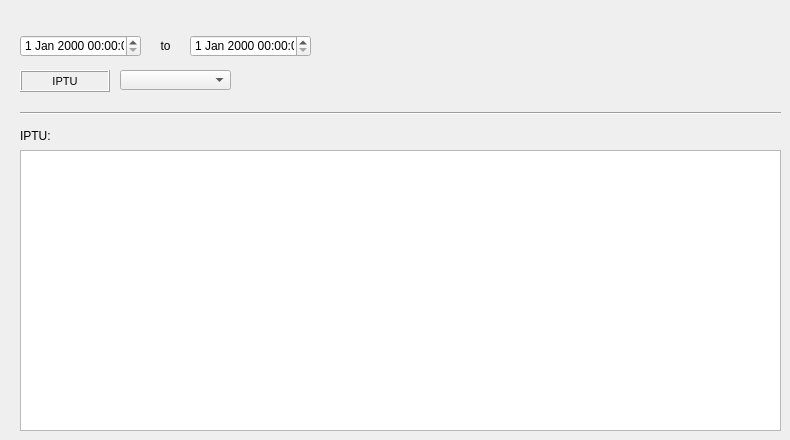
   <widget class="QWidget" name="tab_24">
    <attribute name="title">
     <string>IPTU</string>
    </attribute>
    <widget class="QTableWidget" name="tableWidget_8">
     <property name="geometry">
      <rect>
       <x>20</x>
       <y>150</y>
       <width>761</width>
       <height>281</height>
      </rect>
     </property>
    </widget>
    <widget class="QDateTimeEdit" name="dateTimeEdit_35">
     <property name="geometry">
      <rect>
       <x>190</x>
       <y>35</y>
       <width>121</width>
       <height>22</height>
      </rect>
     </property>
    </widget>
    <widget class="QLabel" name="label_iptu">
     <property name="geometry">
      <rect>
       <x>20</x>
       <y>70</y>
       <width>90</width>
       <height>22</height>
      </rect>
     </property>
     <property name="font">
      <font>
       <pointsize>8</pointsize>
      </font>
     </property>
     <property name="frameShape">
      <enum>QFrame::Box</enum>
     </property>
     <property name="frameShadow">
      <enum>QFrame::Raised</enum>
     </property>
     <property name="text">
      <string>IPTU</string>
     </property>
     <property name="textFormat">
      <enum>Qt::AutoText</enum>
     </property>
     <property name="scaledContents">
      <bool>false</bool>
     </property>
     <property name="alignment">
      <set>Qt::AlignCenter</set>
     </property>
     <property name="margin">
      <number>3</number>
     </property>
    </widget>
    <widget class="QLabel" name="label_iptu_2">
     <property name="geometry">
      <rect>
       <x>20</x>
       <y>125</y>
       <width>90</width>
       <height>22</height>
      </rect>
     </property>
     <property name="font">
      <font>
       <pointsize>9</pointsize>
      </font>
     </property>
     <property name="frameShape">
      <enum>QFrame::NoFrame</enum>
     </property>
     <property name="frameShadow">
      <enum>QFrame::Plain</enum>
     </property>
     <property name="text">
      <string>IPTU:</string>
     </property>
     <property name="textFormat">
      <enum>Qt::AutoText</enum>
     </property>
     <property name="scaledContents">
      <bool>false</bool>
     </property>
     <property name="alignment">
      <set>Qt::AlignLeading|Qt::AlignLeft|Qt::AlignVCenter</set>
     </property>
     <property name="margin">
      <number>3</number>
     </property>
    </widget>
    <widget class="QDateTimeEdit" name="dateTimeEdit_36">
     <property name="geometry">
      <rect>
       <x>20</x>
       <y>35</y>
       <width>121</width>
       <height>22</height>
      </rect>
     </property>
    </widget>
    <widget class="QLabel" name="label_to_5">
     <property name="geometry">
      <rect>
       <x>150</x>
       <y>35</y>
       <width>31</width>
       <height>22</height>
      </rect>
     </property>
     <property name="font">
      <font>
       <pointsize>9</pointsize>
      </font>
     </property>
     <property name="frameShape">
      <enum>QFrame::NoFrame</enum>
     </property>
     <property name="frameShadow">
      <enum>QFrame::Raised</enum>
     </property>
     <property name="text">
      <string>to</string>
     </property>
     <property name="textFormat">
      <enum>Qt::AutoText</enum>
     </property>
     <property name="scaledContents">
      <bool>false</bool>
     </property>
     <property name="alignment">
      <set>Qt::AlignCenter</set>
     </property>
     <property name="margin">
      <number>3</number>
     </property>
    </widget>
    <widget class="Line" name="line_16">
     <property name="geometry">
      <rect>
       <x>20</x>
       <y>105</y>
       <width>761</width>
       <height>16</height>
      </rect>
     </property>
     <property name="orientation">
      <enum>Qt::Horizontal</enum>
     </property>
    </widget>
    <widget class="QComboBox" name="comboBox_90">
     <property name="geometry">
      <rect>
       <x>120</x>
       <y>70</y>
       <width>111</width>
       <height>20</height>
      </rect>
     </property>
    </widget>
   </widget>
